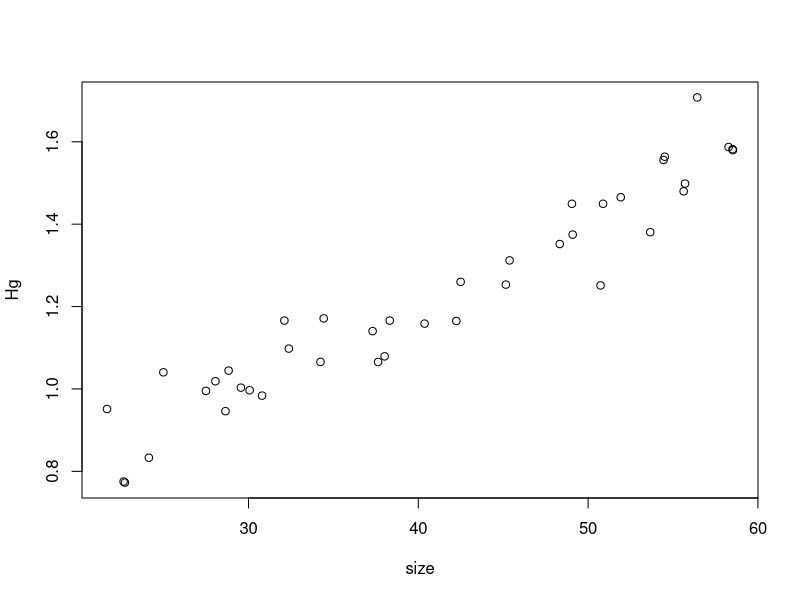

This figure's R source:
## ---- chunk 1
n<-rpois(1,50)
n
size<-runif(n,20,60)
print(size)
Hg<-0.5 + 0.018*size + rnorm(n,0,0.08)
plot(Hg~size)
df1<-data.frame(size=size,Hg=Hg)
model1<-lm(Hg~size,data=df1)
summary(model1)
## ---- chunk 2
beta<-c(0.025,0.01,0.1)
HgDat<-list(site1=df1)
df1$region<-"A"
HgDat<-list(site1=df1)
for(i in 1:3){
  n<-rpois(1,50) 
  size<-runif(n,20,60)
  Hg<-0.5 + 0.018*size + rnorm(n,0,0.08)+beta[i]
  Region<-rep(LETTERS[i+1],n)
  HgDat[[i+1]]<-data.frame(size=size,Hg=Hg,region=Region)
}
HgDat_df<-dplyr::bind_rows(HgDat)
HgDat_df$region<-as.factor(HgDat_df$region)
head(HgDat_df)
model2<-lm(Hg~size+region,data=HgDat_df)
summary(model2)
anova(model2)
library(emmeans)
pairwise <- emmeans(model2, pairwise ~ region)
pairwise
model_interactive <- lm(Hg ~ size * region, data = HgDat_df)
summary(model_interactive)
AIC(model2, model_interactive)


## ---- chunk 3
nsites<-4
gamma <- rnorm(n=nsites,mean=0,sd=0.25) 
HgDatmixed<-list()
for(i in 1:4){
  n<-rpois(1,50) 
  size<-runif(n,20,60)
  Hg<- (0.5+gamma[i]) + 0.018*size + rnorm(n,0,0.08)
  Net<-rep(LETTERS[i],n)
  HgDatmixed[[i]]<-data.frame(size=size,Hg=Hg,net=Net)
}
HgDatmixed<-dplyr::bind_rows(HgDatmixed)
HgDatmixed$net<-as.factor(HgDatmixed$net)
library(glmmTMB)
m3<-glmmTMB(Hg~size +(1|net), data=HgDatmixed)
summary(m3)
## ---- chunk 4
nsites<-4
gamma <- rnorm(n=nsites,mean=0,sd=0.25) 
HgDatmixed<-list()
for(i in 1:4){
  n<-rpois(1,50) 
  size<-runif(n,20,60)
  Hg<- (0.5+gamma[i]) + 0.018*size + rnorm(n,0,0.08)
  Net<-rep(LETTERS[i],n)
  HgDatmixed[[i]]<-data.frame(size=size,Hg=Hg,net=Net)
}
HgDatmixed<-dplyr::bind_rows(HgDatmixed)
HgDatmixed$net<-as.factor(HgDatmixed$net)
library(glmmTMB)
m3<-glmmTMB(Hg~size +(1|net), data=HgDatmixed)
summary(m3)



## ---- chunk 5
nsites<-25
gamma <- rnorm(n=nsites,mean=0,sd=0.25) 
HgDatmixed<-list()
for (i in 1:nsites){
  n<-rpois(1,50) 
  size<-runif(n,20,60)
  Hg<- (0.5+gamma[i]) + 0.018*size + rnorm(n,0,0.08)
  Net<-rep(LETTERS[i],n)
  HgDatmixed[[i]]<-data.frame(size=size,Hg=Hg,net=Net)
}
HgDatmixed<-dplyr::bind_rows(HgDatmixed)
HgDatmixed$net<-as.factor(HgDatmixed$net)
library(glmmTMB)
m4<-glmmTMB(Hg~size +(1|net), data=HgDatmixed)
summary(m4)

## ---- chunk 6
m_slope <- glmmTMB(Hg ~ size + (0 + size | net), data = HgDatmixed)
summary(m_slope)
